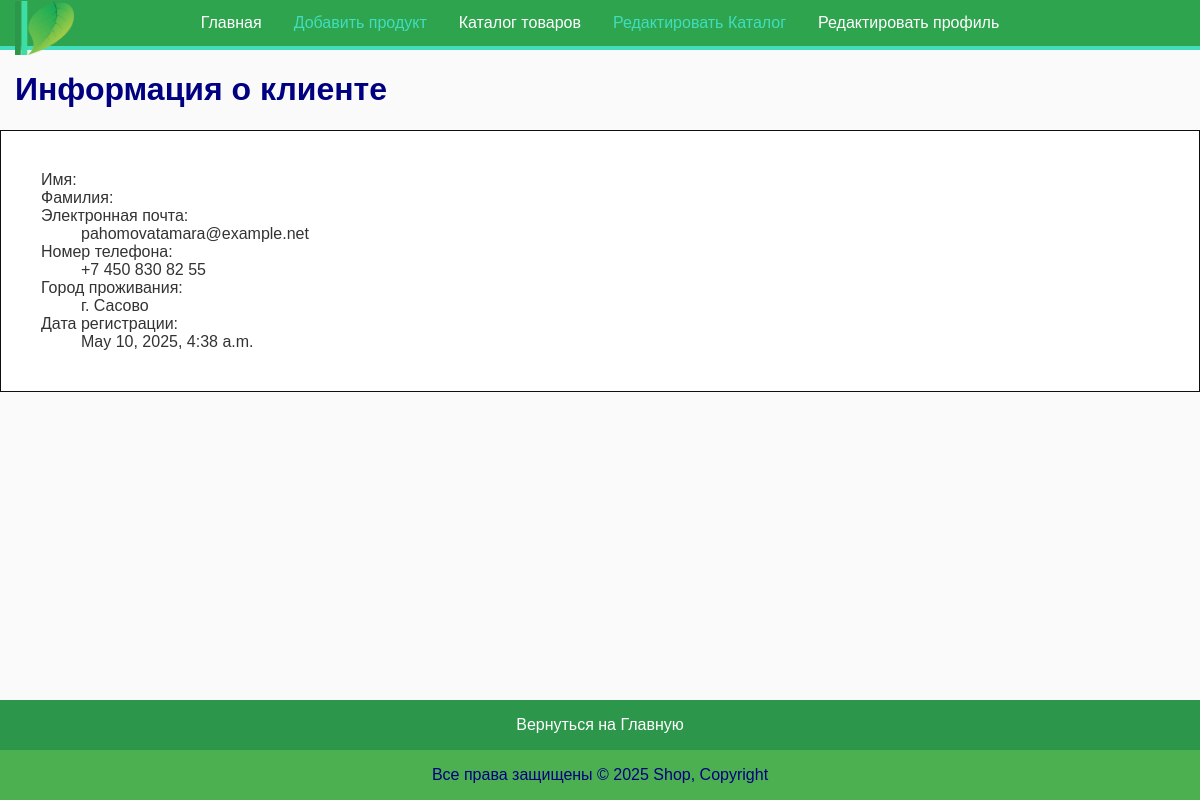
Screenshot of /clients/78/ with the database file from the repository.
### shop/models.py (models this page shows, shortened)
class Profile(models.Model):
    user = models.OneToOneField(User, on_delete=models.CASCADE)
    first_name = models.CharField(max_length=100, default="") # Добавлено значение по умолчанию
    last_name = models.CharField(max_length=100, default="")  # Добавлено значение по умолчанию
    email = models.EmailField(default='') # Добавлено значение по умолчанию
    phone_number = models.CharField(max_length=15)
    address_city = models.CharField(max_length=100)
    registration_date = models.DateTimeField(auto_now_add=True)

### shop/views.py (the view)
# urls.py: path('clients/<int:client_id>/', client_detail, name='client_detail'),
def client_detail(request, client_id):
    client = get_object_or_404(Profile, id=client_id)
    return render(request, 'client_detail.html', {'client': client})

### shop/templates/client_detail.html (shortened to what this page needs)
{% extends 'base.html' %}
{% load static %}
{% block content %}
<h1>Информация о клиенте</h1>
<dl class="border bottom">
    <dt>Имя:</dt>
    <dt>Фамилия:</dt>
    <dt>Электронная почта:</dt>
    <dd>{{ client.user.email }}</dd>
    <dt>Номер телефона:</dt>
    <dd>{{ client.phone_number }}</dd>
    <dt>Город проживания:</dt>
    <dd>{{ client.address_city }}</dd>
    <dt>Дата регистрации:</dt>
    <dd>{{ client.registration_date }}</dd>
</dl>
{% include 'footer_top.html' %}
{% endblock %}

### shop/static/css/styles.css (style rules this page uses)
body { font-family: Arial, Helvetica, sans-serif; background-color: #fafafa; color: #333; margin: 0 auto; padding: 0; }
h1, h3 { color: navy; margin-left: 15px; }
.bottom { margin-bottom: 120px; }
.border { background: #ffffff; border: 1px solid #0f0f0f; padding: 40px; }

### rows the page displays
Profile: user.email "pahomovatamara@example.net", phone_number "+7 450 830 82 55", address_city "г. Сасово", registration_date "May 10, 2025, 4:38 a.m."
